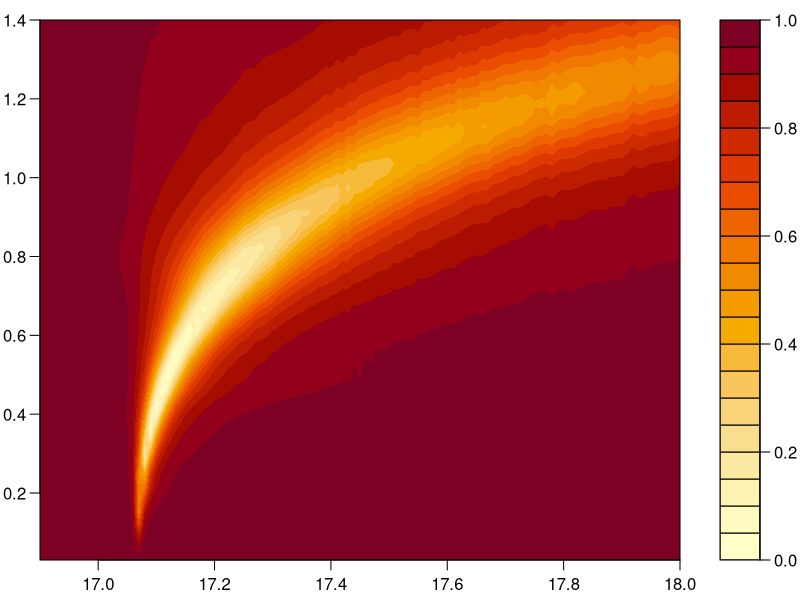

Recreate this plot in R.
data=read.table("./RCWA_raw.dat", header=FALSE)

y <- seq(0.03, 1.4, length.out = nrow(data))

x <- seq(16.9, 18.0, length.out = ncol(data))

z1 <- matrix(as.numeric(unlist(data)),nrow(data))

z1 <- t(z1)

#z2 <- z1



#par <- 100

#div <- 0.6

#delta_y <- y[2]-y[1]



#for(i in 1:nrow(data)){

#  for(j in 1:ncol(data)){

#    sum <- 0.0

#    for(k in 1:par){

#      sum <- sum + dnorm(y[j]-(y[1]-delta_y*k),0,div)*z1[i,1]

#    }

#    for(k in 1:ncol(data)){

#      sum <- sum + dnorm(y[j]-y[k],0,div)*z1[i,k]

#    }

#    for(k in 1:par){

#      sum <- sum + dnorm(y[j]-(y[ncol(data)]+delta_y*k),0,div)*z1[i,ncol(data)]

#    }

#    z2[i,j] <- sum*delta_y

#  }

#}





png("RCWA_Rplot.png", height=1000, width=1441, res=216)

#par(mar = c(3.8, 3.8, 1, 0)) #  余白の広さを行数で指定．下，左，上，右の順．
par(mar = c(2, 2, 1, 1)) #  余白の広さを行数で指定．下，左，上，右の順．

#par(mgp = c(2.2, 0.7, 0)) #  余白の使い方．説明，ラベル，軸の位置を行で指定．
par(mgp = c(2.2, 0.7, 0)) #  余白の使い方．説明，ラベル，軸の位置を行で指定．

#filled.contour(x,y,z1, xlab="Incident angle [degree]", ylab=expression(paste("Grating depth [",mu,"m]")),cex.lab=1.1,cex.axis =0.5)
filled.contour(x,y,z1, xlab="", ylab="")


dev.off()



#png("RCWA_Rplot_convoluted.png")

#filled.contour(x,y,z2,xlim = range(x, finite = TRUE),ylim = range(y, finite = TRUE),zlim = range(z2, finite = TRUE))

#dev.off()
